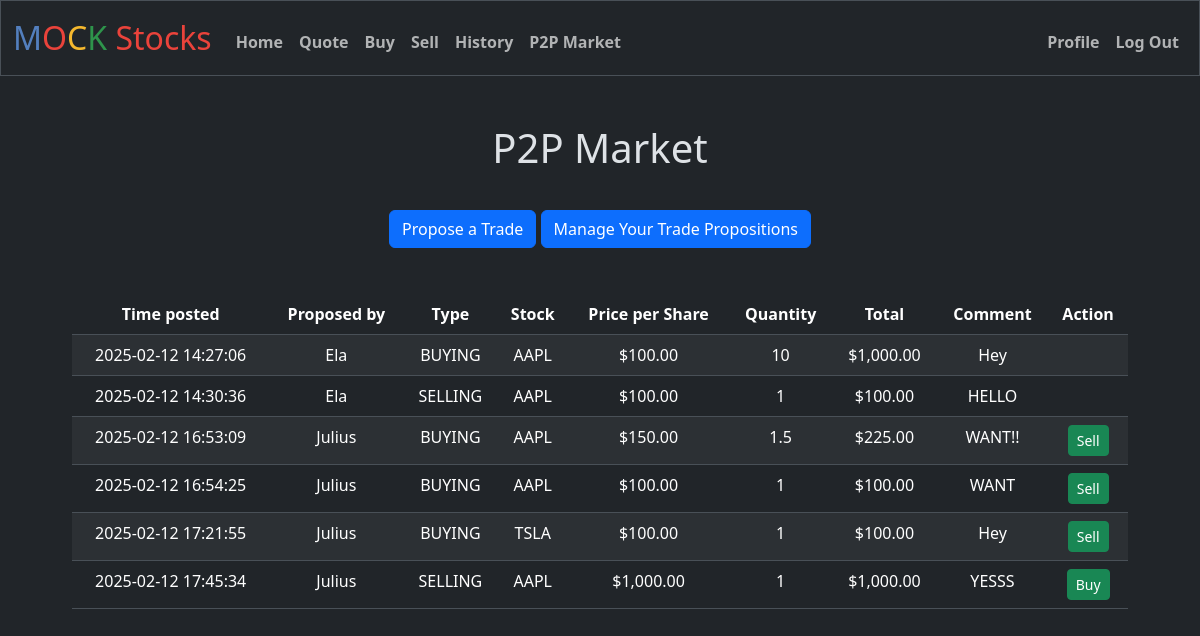
/p2p (signed in), run on an earlier commit of the app's database.
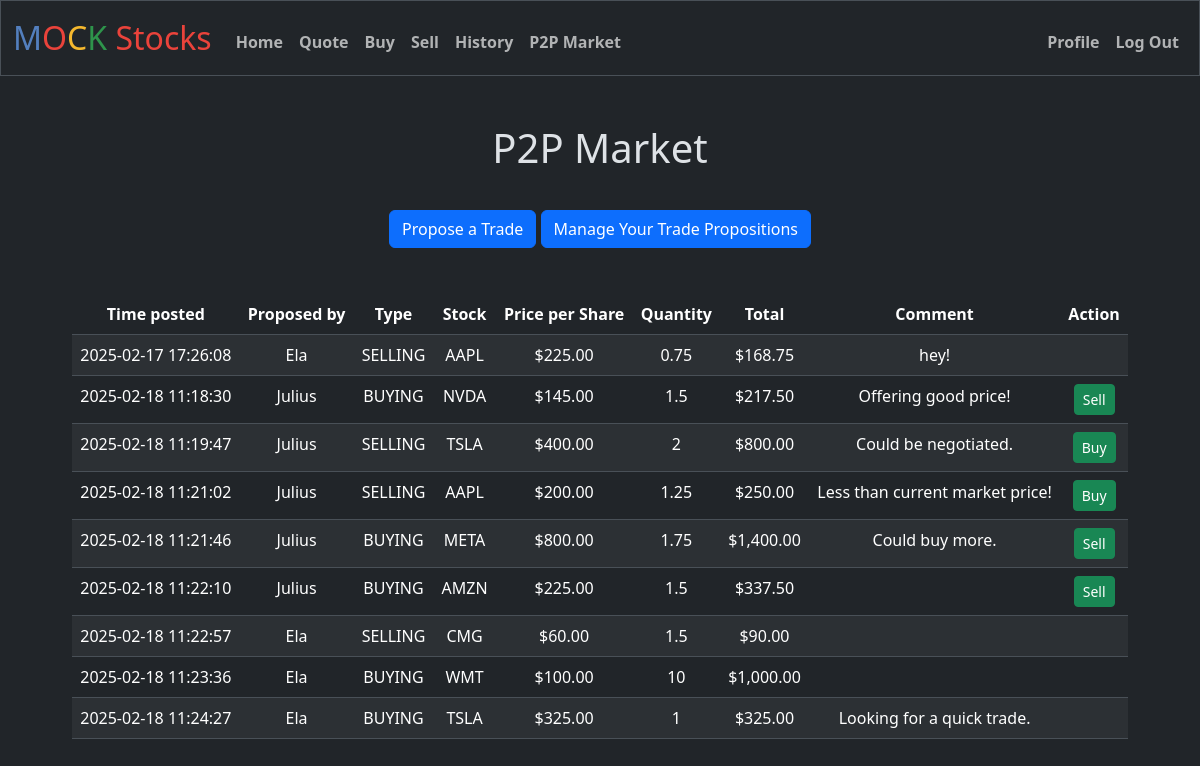
And on a later commit of the database.
### tables this page shows
CREATE TABLE p2p_market (
            p2p_id INTEGER PRIMARY KEY AUTOINCREMENT NOT NULL,
            time_posted DATETIME NOT NULL DEFAULT CURRENT_TIMESTAMP,
            stock_ticker TEXT NOT NULL,
            amount NUMERIC NOT NULL,
            price REAL NOT NULL,
            type TEXT NOT NULL,
            comment TEXT,
            user_id INTEGER NOT NULL,
            FOREIGN KEY (user_id) REFERENCES users(id)
        );

CREATE TABLE users (
            id INTEGER PRIMARY KEY AUTOINCREMENT NOT NULL,
            username TEXT UNIQUE NOT NULL,
            hash TEXT NOT NULL,
            cash NUMERIC NOT NULL DEFAULT 10000.00,
            frozen_cash NUMERIC DEFAULT 0.00
        );

### app.py (the view, shortened to what this page needs)
@app.route("/p2p", methods=["GET", "POST"])
@limiter.limit("60 per minute", methods=["POST"])
@login_required
def p2p():
    user_id = session["user_id"]
    p2p_trades = execute_query("SELECT p2p_market.*, users.username FROM p2p_market JOIN users ON p2p_market.user_id = users.id")
    p2p_trades = [dict(p2p_trade) for p2p_trade in p2p_trades]
    for p2p_trade in p2p_trades:
        p2p_trade["time_posted"] = datetime.datetime.strptime(p2p_trade["time_posted"], "%Y-%m-%d %H:%M:%S.%f")
    return render_template("p2p.html", p2p_trades=p2p_trades, user_id=user_id)

### app.py (called while the page is built)
@app.teardown_appcontext
def teardown_db(exception):
    close_db(exception)

@app.before_request
def manage_session():
    session.permanent = True
    if "device_id" not in session:
        session["device_id"] = request.cookies.get("device_id", str(uuid.uuid4()))
    if "user_id" in session:
        session.modified = True
    elif request.endpoint not in ["login", "register", "static"]:
        return redirect("/login")

@app.after_request
def after_request(response):
    response.headers["Cache-Control"] = "no-cache, no-store, must-revalidate"
    response.headers["Expires"] = 0
    response.headers["Pragma"] = "no-cache"
    return response

### database.py (called while the page is built)
def get_db_connection():
    if "db" not in g:
        g.db = sqlite3.connect(DATABASE)
        g.db.row_factory = sqlite3.Row  # Makes rows return as dictionaries
    return g.db

### helpers.py (called while the page is built)
def login_required(f):
    @wraps(f)
    def decorated_function(*args, **kwargs):
        if session.get("user_id") is None:
            return redirect("/login")
        return f(*args, **kwargs)
    return decorated_function

def usd(value):
    return f"${value:,.2f}"

### templates/p2p.html (shortened to what this page needs)
{% extends "layout.html" %}
{% block main %}
    <h1 style="padding-bottom: 30px;">P2P Market</h1>
    <a href="/propose" class="btn btn-primary">Propose a Trade</a>
    <a href="/managep2p" class="btn btn-primary">Manage Your Trade Propositions</a>
    <div class="container" style="padding:30px">
        <table class="table table-striped mt-3">
            <thead>
                <tr>
                    <th>Time posted</th>
                    <th>Proposed by</th>
                    <th>Type</th>
                    <th>Stock</th>
                    <th>Price per Share</th>
                    <th>Quantity</th>
                    <th>Total</th>
                    <th>Comment</th>
                    <th>Action</th>
                </tr>
            </thead>
            <tbody>
                {% for trade in p2p_trades %}
                <tr>
                    <td>{{ trade.time_posted.strftime('%Y-%m-%d %H:%M:%S') }}</td>
                    <td>{{ trade.username }}</td>
                    <td>{{ trade.type }}</td>
                    <td>{{ trade.stock_ticker }}</td>
                    <td>{{ trade.price | usd }}</td>
                    <td>{{ trade.amount }}</td>
                    <td>{{ (trade.amount * trade.price) | usd }}</td>
                    <td>{{ trade.comment }}</td>
                    <td>
                        {% if trade.type == "SELLING" and trade.user_id != user_id  %}
                            <button class="btn btn-success btn-sm"
                                onclick="confirmTrade('{{ trade.p2p_id }}', 'BUY', '{{ trade.stock_ticker }}', '{{ trade.amount }}', '{{ trade.price }}', '{{ trade.username }}')">
                                Buy
                            </button>
                        {% endif %}
                        {% if trade.type == "BUYING" and trade.user_id != user_id %}
                            <button class="btn btn-success btn-sm"
                                onclick="confirmTrade('{{ trade.p2p_id }}', 'SELL', '{{ trade.stock_ticker }}', '{{ trade.amount }}', '{{ trade.price }}', '{{ trade.username }}')">
                                Sell
                            </button>
                        {% endif %}
                    </td>
                </tr>
                {% endfor %}
            </tbody>
        </table>
    </div>
{% endblock %}

What changed in the data, as far as the page shows it:
added p2p_market: time_posted "2025-02-17 17:26:08", username "Ela", type "SELLING", stock_ticker "AAPL", price "$225.00", amount "0.75", (trade.amount*trade.price)|usd "$168.75", comment "hey!"
added p2p_market: time_posted "2025-02-18 11:18:30", username "Julius", type "BUYING", stock_ticker "NVDA", price "$145.00", amount "1.5", (trade.amount*trade.price)|usd "$217.50", comment "Offering good price!"
added p2p_market: time_posted "2025-02-18 11:19:47", username "Julius", type "SELLING", stock_ticker "TSLA", price "$400.00", amount "2", (trade.amount*trade.price)|usd "$800.00", comment "Could be negotiated."
changed p2p_market: time_posted "2025-02-12 14:27:06" → "2025-02-18 11:21:02"; username "Ela" → "Julius"; type "BUYING" → "SELLING"; price "$100.00" → "$200.00"; amount "10" → "1.25"; (trade.amount*trade.price)|usd "$1,000.00" → "$250.00"; comment "Hey" → "Less than current market price!"; now shows "Buy"
changed p2p_market: time_posted "2025-02-12 14:30:36" → "2025-02-18 11:21:46"; username "Ela" → "Julius"; type "SELLING" → "BUYING"; stock_ticker "AAPL" → "META"; price "$100.00" → "$800.00"; amount "1" → "1.75"; (trade.amount*trade.price)|usd "$100.00" → "$1,400.00"; comment "HELLO" → "Could buy more."; now shows "Sell"
changed p2p_market: time_posted "2025-02-12 16:53:09" → "2025-02-18 11:22:10"; stock_ticker "AAPL" → "AMZN"; price "$150.00" → "$225.00"; (trade.amount*trade.price)|usd "$225.00" → "$337.50"; comment "WANT!!" → (not shown)
changed p2p_market: time_posted "2025-02-12 16:54:25" → "2025-02-18 11:22:57"; username "Julius" → "Ela"; type "BUYING" → "SELLING"; stock_ticker "AAPL" → "CMG"; price "$100.00" → "$60.00"; amount "1" → "1.5"; (trade.amount*trade.price)|usd "$100.00" → "$90.00"; comment "WANT" → (not shown)
changed p2p_market: time_posted "2025-02-12 17:21:55" → "2025-02-18 11:23:36"; username "Julius" → "Ela"; stock_ticker "TSLA" → "WMT"; amount "1" → "10"; (trade.amount*trade.price)|usd "$100.00" → "$1,000.00"; comment "Hey" → (not shown)
changed p2p_market: time_posted "2025-02-12 17:45:34" → "2025-02-18 11:24:27"; username "Julius" → "Ela"; type "SELLING" → "BUYING"; stock_ticker "AAPL" → "TSLA"; price "$1,000.00" → "$325.00"; (trade.amount*trade.price)|usd "$1,000.00" → "$325.00"; comment "YESSS" → "Looking for a quick trade."; no longer shows "Buy"
